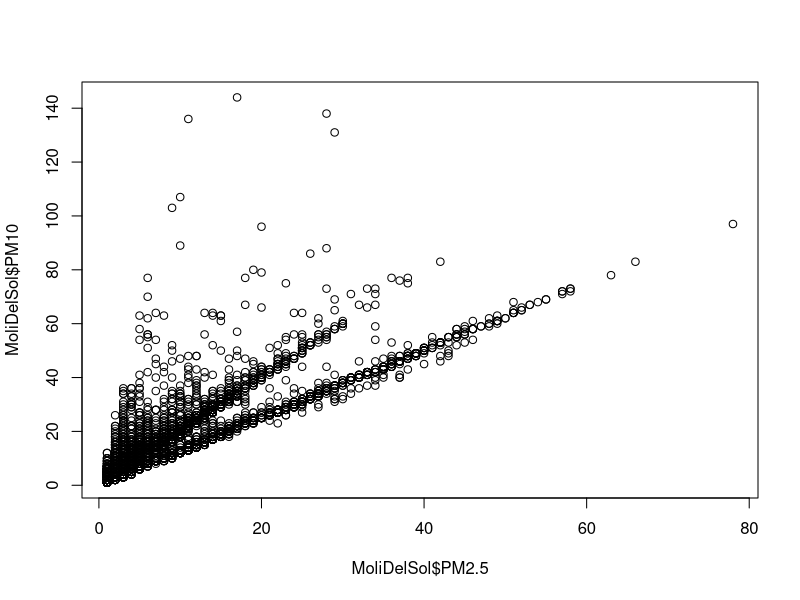
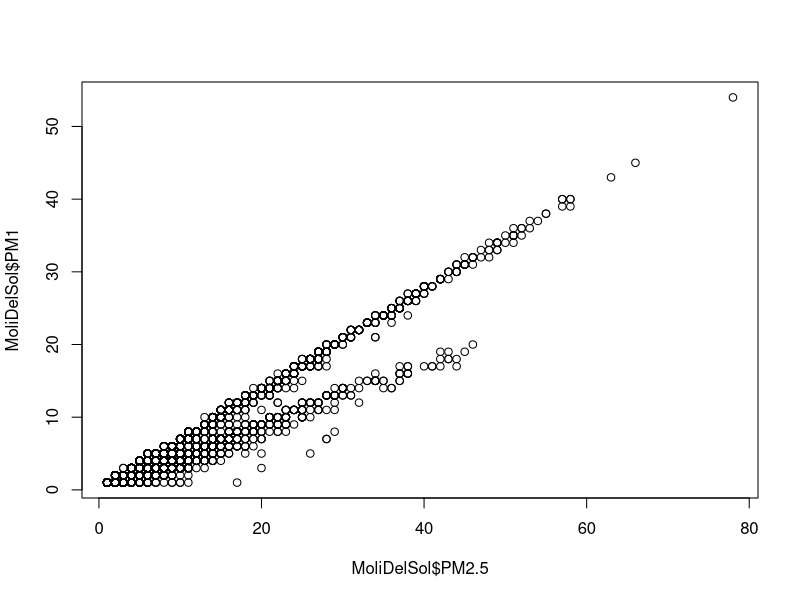

Source code (R) for these figures, in order:
## ---- chunk 1
knitr::opts_chunk$set(echo = TRUE)
## ---- chunk 2


AvenidaFrancia = read.table('DATOS/AvenidaFrancia.txt', header = TRUE, sep = "\t", na.strings = c("", "NA"))

BulevarSur = read.table('DATOS/BulevarSur.txt', header = TRUE, sep = "\t", na.strings = c("", "NA"))

Centre= read.table('DATOS/Centre.txt', header = TRUE, sep = "\t", na.strings = c("", "NA"))


LlicAnticTuria= read.table('DATOS/LlicAnticTuria.txt', header = TRUE, sep = "\t", na.strings = c("", "NA"))


MoliDelSol= read.table('DATOS/MoliDelSol.txt', header = TRUE, sep = "\t", na.strings = c("", "NA"))


Olivereta= read.table('DATOS/Olivereta.txt', header = TRUE, sep = "\t", na.strings = c("", "NA"))


PistaDeSilla= read.table('DATOS/PistaDeSilla.txt', header = TRUE, sep = "\t", na.strings = c("", "NA"))


Puerto= read.table('DATOS/Puerto.txt', header = TRUE, sep = "\t", na.strings = c("", "NA"))



UPV= read.table('DATOS/UPV.txt', header = TRUE, sep = "\t", na.strings = c("", "NA"))



Viveros= read.table('DATOS/Viveros.txt', header = TRUE, sep = "\t", na.strings = c("", "NA"))



## ---- chunk 3
library(lubridate)
## ---- chunk 4


AvenidaFrancia$FECHA = as.Date(AvenidaFrancia$FECHA, format="%d/%m/%Y")
BulevarSur$FECHA = as.Date(BulevarSur$FECHA, format="%d/%m/%Y")
Centre$FECHA = as.Date(Centre$FECHA, format="%d/%m/%Y")
LlicAnticTuria$FECHA = as.Date(LlicAnticTuria$FECHA, format="%d/%m/%Y")
MoliDelSol$FECHA = as.Date(MoliDelSol$FECHA, format="%d/%m/%Y")
Olivereta$FECHA = as.Date(Olivereta$FECHA, format="%d/%m/%Y")
PistaDeSilla$FECHA = as.Date(PistaDeSilla$FECHA, format="%d/%m/%Y")
Puerto$FECHA = as.Date(Puerto$FECHA, format="%d/%m/%Y")
UPV$FECHA = as.Date(UPV$FECHA, format="%d/%m/%Y")
Viveros$FECHA = as.Date(Viveros$FECHA, format="%d/%m/%Y")



## ---- chunk 5
plot(MoliDelSol$PM2.5 , MoliDelSol$PM10)
plot(MoliDelSol$PM2.5 , MoliDelSol$PM1)


## ---- chunk 6
BulevarSur$PM2.5 = NA
Viveros$PM2.5 = NA

Centre$SO2 = NA
Olivereta$SO2 = NA

Centre$O3 = NA
Olivereta$O3 = NA

BulevarSur$CO = NA
Centre$CO = NA
Olivereta$CO = NA
UPV$CO = NA
Viveros$CO = NA
## ---- chunk 7
AvenidaFrancia = AvenidaFrancia[, c(1, 2 , 3 , 6 , 8 , 9 , 11 , 12 , 7)]
BulevarSur = BulevarSur[, c(1, 2 , 9 , 4 , 5 , 6 , 7 , 8 , 10)]
Centre = Centre[, c(1, 2 , 3 , 8 , 4 , 5 , 7 , 9 , 10)]
LlicAnticTuria = LlicAnticTuria[, c(1, 2 , 3 , 11 , 13 , 14 , 16 , 17 , 12)]
MoliDelSol = MoliDelSol[, c(1, 2 , 3 , 5 , 7 , 8, 10 , 11 , 6)]
Olivereta = Olivereta[, c(1, 2 , 3 , 8 , 4 , 5 , 7 , 9 , 10)]
PistaDeSilla = PistaDeSilla[, c(1, 2 , 3 , 7 , 9 , 10 , 12 , 13 , 8)]
Puerto = Puerto[, c(1, 2 , 3 , 11 , 13 , 14 , 16 , 17 , 12)]
UPV = UPV[, c(1, 2 , 3 , 4 , 5 , 6 , 8 , 9 , 10)]
Viveros = Viveros[, c(1, 2 , 8 , 3 , 4 , 5 , 6 , 7 , 9)]


## ---- chunk 8
# Para AvenidaFrancia
AvenidaFrancia$CO = as.numeric(gsub(",", ".", AvenidaFrancia$CO))

# Para BulevarSur
BulevarSur$CO = as.numeric(gsub(",", ".", BulevarSur$CO))

# Y así sucesivamente para cada dataframe y cada columna que necesite ser convertida
Centre$CO = as.numeric(gsub(",", ".", Centre$CO))
LlicAnticTuria$CO = as.numeric(gsub(",", ".", LlicAnticTuria$CO))
MoliDelSol$CO = as.numeric(gsub(",", ".", MoliDelSol$CO))
Olivereta$CO = as.numeric(gsub(",", ".", Olivereta$CO))
PistaDeSilla$CO = as.numeric(gsub(",", ".", PistaDeSilla$CO))
Puerto$CO = as.numeric(gsub(",", ".", Puerto$CO))
UPV$CO = as.numeric(gsub(",", ".", UPV$CO))
Viveros$CO = as.numeric(gsub(",", ".", Viveros$CO))

## ---- chunk 9
save (AvenidaFrancia, BulevarSur , Centre , LlicAnticTuria , MoliDelSol , Olivereta , PistaDeSilla , Puerto , UPV , Viveros , file = 'Data.RData')
